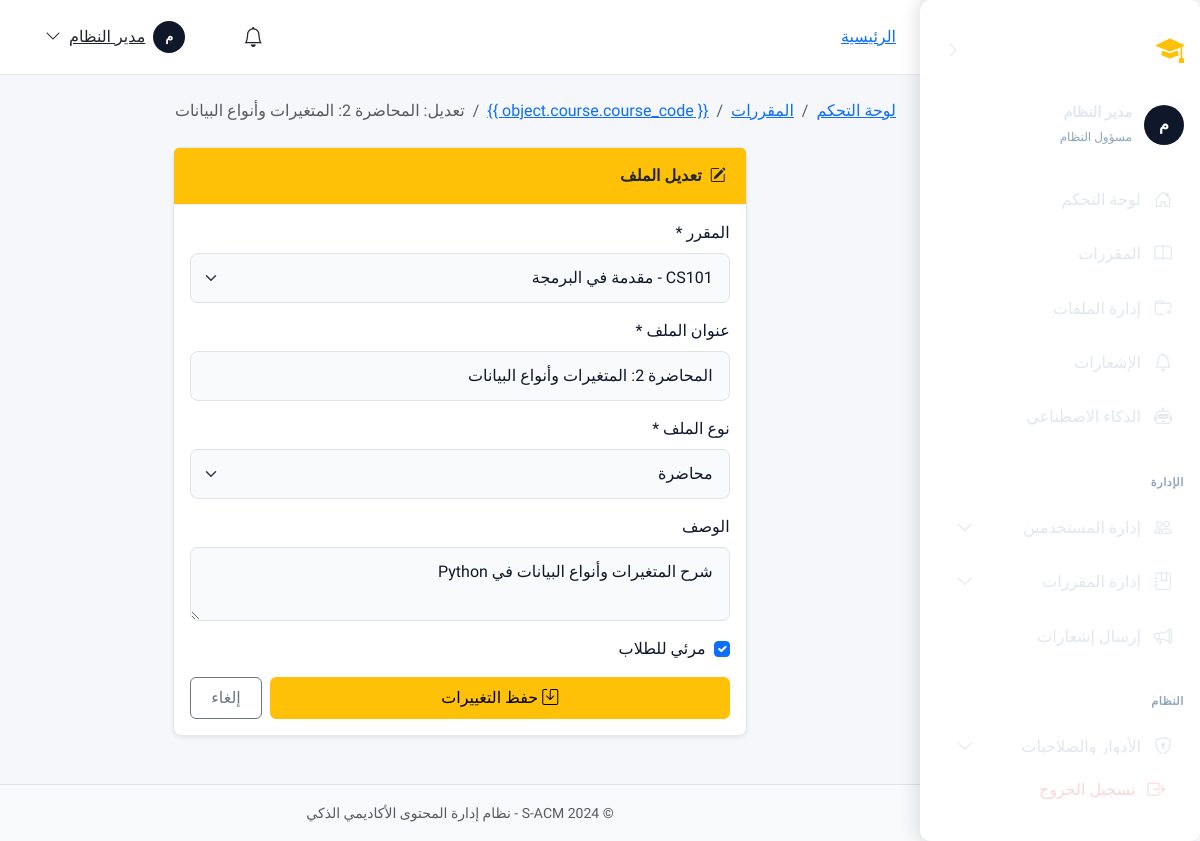
Screenshot of /courses/files/2/update/ (signed in) with the database file from the repository.
### apps/accounts/models.py (models this page shows, shortened)
class User(AbstractBaseUser, PermissionsMixin):
    ACCOUNT_STATUS_CHOICES = [
        ('inactive', 'غير مفعّل'),
        ('active', 'مفعّل'),
        ('suspended', 'موقوف'),
    ]
    academic_id = models.CharField(
        max_length=50,
        unique=True,
        verbose_name='الرقم الأكاديمي/الوظيفي',
        help_text='الرقم الأكاديمي للطالب أو الرقم الوظيفي للموظف'
    )
    id_card_number = models.CharField(
        max_length=50,
        unique=True,
        verbose_name='رقم البطاقة الشخصية',
        help_text='يستخدم للتحقق من الهوية عند التفعيل'
    )
    full_name = models.CharField(
        max_length=150,
        verbose_name='الاسم الكامل'
    )
    email = models.EmailField(
        unique=True,
        blank=True,
        null=True,
        verbose_name='البريد الإلكتروني',
        help_text='يتم تعيينه عند التفعيل'
    )
    account_status = models.CharField(
        max_length=20,
        choices=ACCOUNT_STATUS_CHOICES,
        default='inactive',
        verbose_name='حالة الحساب'
    )
    role = models.ForeignKey(
        Role,
        on_delete=models.PROTECT,
        related_name='users',
        verbose_name='الدور',
        null=True,
        blank=True
    )
    major = models.ForeignKey(
        Major,
        on_delete=models.SET_NULL,
        related_name='students',
        verbose_name='التخصص',
        null=True,
        blank=True,
        help_text='للطلاب فقط'
    )
    level = models.ForeignKey(
        Level,
        on_delete=models.SET_NULL,
        related_name='students',
        verbose_name='المستوى',
        null=True,
        blank=True,
        help_text='للطلاب فقط'
    )
    is_staff = models.BooleanField(default=False, verbose_name='موظف')
    is_active = models.BooleanField(default=True, verbose_name='نشط')
    date_joined = models.DateTimeField(default=timezone.now, verbose_name='تاريخ الانضمام')
    last_login = models.DateTimeField(null=True, blank=True, verbose_name='آخر تسجيل دخول')
    profile_picture = models.ImageField(
        upload_to='profiles/',
        blank=True,
        null=True,
        verbose_name='صورة الملف الشخصي'
    )
    phone_number = models.CharField(
        max_length=20,
        blank=True,
        null=True,
        verbose_name='رقم الهاتف'
    )
    objects = UserManager()
    USERNAME_FIELD = 'academic_id'
    REQUIRED_FIELDS = ['full_name', 'id_card_number']
    class Meta:
        db_table = 'users'
        verbose_name = 'مستخدم'
        verbose_name_plural = 'المستخدمون'
        indexes = [
            models.Index(fields=['academic_id']),
            models.Index(fields=['email']),
            models.Index(fields=['account_status']),
        ]
    def is_admin(self):
        return self.role and self.role.code == Role.ADMIN
    def is_instructor(self):
        return self.role and self.role.code == Role.INSTRUCTOR
    def is_student(self):
        return self.role and self.role.code == Role.STUDENT

class Role(models.Model):
    ADMIN = 'admin'
    INSTRUCTOR = 'instructor'
    STUDENT = 'student'
    code = models.CharField(
        max_length=50,
        unique=True,
        verbose_name='كود الدور',
        help_text='معرف فريد للدور (بالإنجليزية، مثل: admin, instructor)'
    )
    display_name = models.CharField(
        max_length=100,
        verbose_name='اسم العرض',
        help_text='الاسم الذي يظهر للمستخدم'
    )
    description = models.TextField(
        blank=True,
        null=True,
        verbose_name='وصف الدور'
    )
    is_system = models.BooleanField(
        default=False,
        verbose_name='دور نظام',
        help_text='الأدوار الافتراضية التي لا يمكن حذفها'
    )
    is_active = models.BooleanField(
        default=True,
        verbose_name='نشط'
    )
    created_at = models.DateTimeField(auto_now_add=True, verbose_name='تاريخ الإنشاء')
    updated_at = models.DateTimeField(auto_now=True, verbose_name='تاريخ التحديث')
    class Meta:
        db_table = 'roles'
        verbose_name = 'دور'
        verbose_name_plural = 'الأدوار'
        ordering = ['-is_system', 'display_name']

### apps/courses/models.py (models this page shows, shortened)
class LectureFile(models.Model):
    CONTENT_TYPE_CHOICES = [
        ('local_file', 'ملف محلي'),
        ('external_link', 'رابط خارجي'),
    ]
    FILE_TYPE_CHOICES = [
        ('Lecture', 'محاضرة'),
        ('Summary', 'ملخص'),
        ('Exam', 'اختبار'),
        ('Assignment', 'واجب'),
        ('Reference', 'مرجع'),
        ('Other', 'أخرى'),
    ]
    course = models.ForeignKey(
        Course,
        on_delete=models.CASCADE,
        related_name='files',
        verbose_name='المقرر'
    )
    uploader = models.ForeignKey(
        settings.AUTH_USER_MODEL,
        on_delete=models.SET_NULL,
        null=True,
        related_name='uploaded_files',
        verbose_name='رافع الملف'
    )
    title = models.CharField(
        max_length=255,
        verbose_name='عنوان الملف'
    )
    description = models.TextField(
        blank=True,
        null=True,
        verbose_name='وصف الملف'
    )
    content_type = models.CharField(
        max_length=20,
        choices=CONTENT_TYPE_CHOICES,
        default='local_file',
        verbose_name='نوع المحتوى'
    )
    local_file = models.FileField(
        upload_to=lecture_file_path,
        blank=True,
        null=True,
        verbose_name='الملف المحلي'
    )
    external_link = models.URLField(
        max_length=512,
        blank=True,
        null=True,
        verbose_name='الرابط الخارجي'
    )
    file_type = models.CharField(
        max_length=50,
        choices=FILE_TYPE_CHOICES,
        default='Lecture',
        verbose_name='تصنيف الملف'
    )
    file_size = models.BigIntegerField(
        blank=True,
        null=True,
        verbose_name='حجم الملف (بايت)'
    )
    file_extension = models.CharField(
        max_length=20,
        blank=True,
        null=True,
        verbose_name='امتداد الملف'
    )
    mime_type = models.CharField(
        max_length=100,
        blank=True,
        null=True,
        verbose_name='نوع MIME'
    )
    upload_date = models.DateTimeField(
        auto_now_add=True,
        verbose_name='تاريخ الرفع'
    )
    updated_at = models.DateTimeField(
        auto_now=True,
        verbose_name='تاريخ التحديث'
    )
    is_visible = models.BooleanField(
        default=True,
        verbose_name='مرئي للطلاب',
        help_text='للتحكم في ظهور الملف للطلاب'
    )
    is_deleted = models.BooleanField(
        default=False,
        verbose_name='محذوف',
        help_text='Soft delete - الملف لا يظهر لكنه موجود في قاعدة البيانات'
    )
    deleted_at = models.DateTimeField(
        blank=True,
        null=True,
        verbose_name='تاريخ الحذف'
    )
    download_count = models.PositiveIntegerField(
        default=0,
        verbose_name='عدد التحميلات'
    )
    view_count = models.PositiveIntegerField(
        default=0,
        verbose_name='عدد المشاهدات'
    )
    class Meta:
        db_table = 'lectures_files'
        verbose_name = 'ملف محاضرة'
        verbose_name_plural = 'ملفات المحاضرات'
        ordering = ['-upload_date']
        indexes = [
            models.Index(fields=['course', 'file_type']),
            models.Index(fields=['upload_date']),
            models.Index(fields=['is_visible', 'is_deleted']),
        ]

### apps/courses/views/instructor.py (the view, shortened to what this page needs)
# urls.py: path('files/<int:pk>/update/', views.FileUpdateView.as_view(), name='file_update'),
class FileUpdateView(LoginRequiredMixin, InstructorRequiredMixin, UpdateView):
    model = LectureFile
    form_class = LectureFileForm
    template_name = 'courses/files/edit.html'  # Unified file edit
    def get_queryset(self):
        if hasattr(self.request.user, 'is_admin') and self.request.user.is_admin():
            return LectureFile.objects.filter(is_deleted=False)
        return LectureFile.objects.filter(uploader=self.request.user, is_deleted=False)
    def get_form_kwargs(self):
        kwargs = super().get_form_kwargs()
        kwargs['user'] = self.request.user
        return kwargs

### templates/courses/files/edit.html (shortened to what this page needs)
{% extends 'layouts/dashboard_base.html' %}
{% load static %}
{% block dashboard_content %}
<nav aria-label="breadcrumb" class="mb-4">
    <ol class="breadcrumb">
        <li class="breadcrumb-item"><a href="{% url 'core:dashboard' %}">لوحة التحكم</a></li>
        <li class="breadcrumb-item"><a href="{% url 'courses:course_list' %}">المقررات</a></li>
        <li class="breadcrumb-item"><a href="{% url 'courses:course_detail' object.course.pk %}">{{
                object.course.course_code }}</a></li>
        <li class="breadcrumb-item active">تعديل: {{ object.title }}</li>
    </ol>
</nav>
<div class="row justify-content-center">
    <div class="col-lg-8">
        <div class="card shadow-sm">
            <div class="card-header bg-warning text-dark">
                <i class="bi bi-pencil-square me-2"></i>تعديل الملف
            </div>
            <div class="card-body">
                <form method="post" enctype="multipart/form-data" novalidate>
                    <div class="mb-3">
                        <label for="id_course" class="form-label">المقرر *</label>
                        {{ form.course }}
                    </div>
                    <div class="mb-3">
                        <label for="id_title" class="form-label">عنوان الملف *</label>
                        {{ form.title }}
                    </div>
                    <div class="mb-3">
                        <label for="id_file_type" class="form-label">نوع الملف *</label>
                        {{ form.file_type }}
                    </div>
                    <div class="mb-3">
                        <label for="id_description" class="form-label">الوصف</label>
                        {{ form.description }}
                    </div>
                    <div class="mb-3 form-check">
                        {{ form.is_visible }}
                        <label class="form-check-label" for="id_is_visible">مرئي للطلاب</label>
                    </div>
                    <div class="d-flex gap-2">
                        <button type="submit" class="btn btn-warning flex-fill">
                            <i class="bi bi-save me-1"></i>حفظ التغييرات
                        </button>
                        <a href="{% url 'courses:course_detail' object.course.pk %}"
                            class="btn btn-outline-secondary">إلغاء</a>
                    </div>
                </form>
            </div>
        </div>
    </div>
</div>
{% endblock dashboard_content %}

### templates/layouts/dashboard_base.html (shortened to what this page needs)
{% extends 'base.html' %}
{% load static %}
{% load permissions %}
{% block extra_css %}
<link href="{% static 'css/sidebar.css' %}" rel="stylesheet">
<link href="{% static 'css/dashboard.css' %}" rel="stylesheet">
{% endblock %}
{% block body_class %}dashboard-page{% endblock %}
{% block content %}
<div class="dashboard-layout">
    {% include 'components/sidebar.html' %}
    <div class="dashboard-content">
        <header class="dashboard-navbar">
            {% block breadcrumb %}
            <nav aria-label="breadcrumb" class="d-none d-md-block">
                <ol class="breadcrumb mb-0">
                    <li class="breadcrumb-item"><a href="{% url 'core:dashboard' %}">الرئيسية</a></li>
                </ol>
            </nav>
            {% endblock %}
            <div class="d-flex align-items-center gap-3 ms-auto">
                <div class="dropdown">
                    <a class="btn btn-link position-relative text-dark" href="#" data-bs-toggle="dropdown">
                        <i class="bi bi-bell fs-5"></i>
                    </a>
                </div>
                <div class="dropdown">
                    <a class="btn btn-link text-dark d-flex align-items-center gap-2" href="#"
                        data-bs-toggle="dropdown">
                        <div class="avatar-circle bg-primary text-white"
                            style="width: 32px; height: 32px; font-size: 0.8rem;">
                            {{ request.user.full_name|slice:":1"|upper }}
                        </div>
                        <span class="d-none d-lg-inline">{{ request.user.full_name|truncatechars:15 }}</span>
                        <i class="bi bi-chevron-down"></i>
                    </a>
                </div>
            </div>
        </header>
        <main class="flex-grow-1 p-4" id="main-content">
            {% block dashboard_content %}{% endblock %}
        </main>
        <footer class="dashboard-footer text-center py-3 border-top bg-light">
            <small class="text-muted">© 2024 S-ACM - نظام إدارة المحتوى الأكاديمي الذكي</small>
        </footer>
    </div>
</div>
{% endblock %}

### templates/components/sidebar.html (shortened to what this page needs)
{% load permissions %}
<aside class="sidebar d-none d-md-flex" id="desktopSidebar" data-collapsed="false">
    <div class="sidebar-header">
        <a href="{% url 'core:home' %}" class="sidebar-brand">
            <i class="bi bi-mortarboard-fill brand-icon"></i>
            <span class="brand-text">S-ACM</span>
        </a>
        <button type="button" class="btn btn-link sidebar-toggle" id="sidebarToggle" aria-label="طي القائمة">
            <i class="bi bi-chevron-right toggle-icon"></i>
        </button>
    </div>
    <div class="sidebar-user">
        <div class="avatar-circle bg-primary text-white">
            {{ request.user.full_name|slice:":1"|upper }}
        </div>
        <div class="user-info">
            <div class="user-name">{{ request.user.full_name|truncatechars:20 }}</div>
            <small class="user-role">{{ user_role|default:"مستخدم" }}</small>
        </div>
    </div>
    <nav class="sidebar-nav flex-grow-1">
        {% include 'components/_sidebar_menu.html' with collapsed=False %}
    </nav>
    <div class="sidebar-footer">
        <a href="{% url 'accounts:logout' %}" class="sidebar-link logout-link">
            <i class="bi bi-box-arrow-right"></i>
            <span class="link-text">تسجيل الخروج</span>
        </a>
    </div>
</aside>

### rows the page displays
User: user.full_name "م", user.full_name "مدير النظام"
Role: display_name "مسؤول النظام"
LectureFile: title "المحاضرة 2: المتغيرات وأنواع البيانات", course "CS101 - مقدمة في البرمجة", file_type "محاضرة", description "شرح المتغيرات وأنواع البيانات في Python", is_visible "☑"

### other values shown
{{ item.label|default:item.title }} "لوحة التحكم" "المقررات" "إدارة الملفات" "الإشعارات" "الذكاء الاصطناعي" "إرسال إشعارات"
{{ item.label|default:item.title|slice:"4:-4" }} "الإدارة" "النظام"
{{ item.label|default:item.title }} "إدارة المستخدمين" "إدارة المقررات" "الأدوار والصلاحيات"
